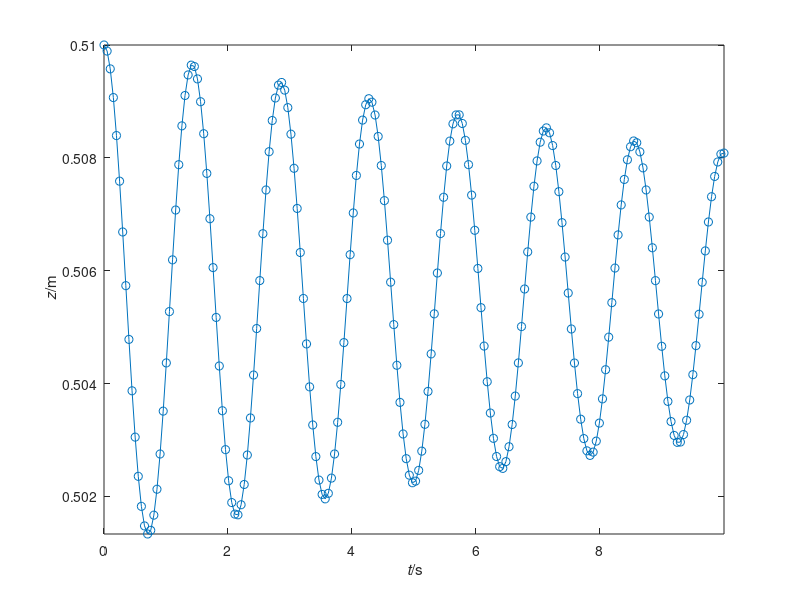
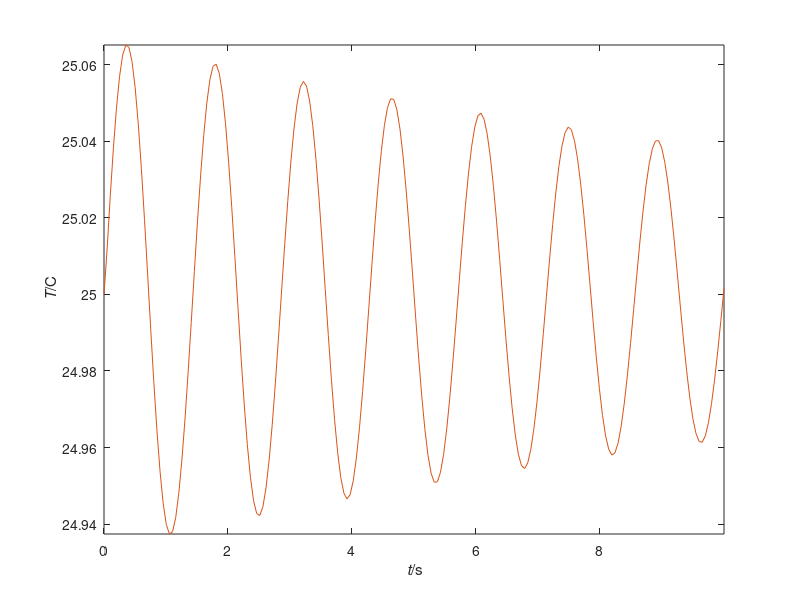
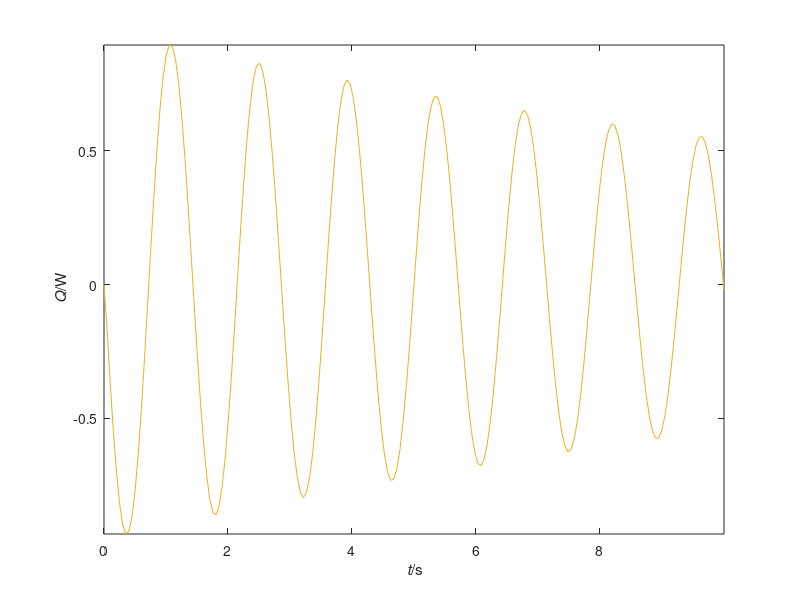

These figures' MATLAB source, in order:
%% SI units used throughout
%% Simulation of ideal gas in 1D
%% Coordinate z
N = 0.01; % amount of ideal gas
A = 0.01; % area of piston
z0 = 0.51; % initial position of mass above piston
v0 = 0; % initial velocity of mass above piston
T0 = 273.15+25; % initial temperature of gas
m = 5; % mass above piston
k = 80*sqrt(4*pi*A); % heat conductivity
%%
R = 8.31446261815; % gas constant
C = 3*R/2; % molar heat capacity
H = 18e-6 *4/3; % shear viscosity
g = 9.80665; % gravitational acceleration
G = -m*g; % supply of momentum to mass above piston
%%
t0 = 0; % initial time
t1 = 10; % final time, can also be earlier than initial
dt = 0.0001; % time step, negative if backward time integration %@
%% adjust final time if not multiple of timestep
t1 = t1 + mod(t1-t0,dt);
%% check if timestep and time interval are consistent
if (t1-t0)*dt <= 0
  error('time interval inconsistent with timestep');
end
%% Save values of all quantities at some steps during the simulation,
%% for subsequente analysis or plotting
%% (saving at all timesteps could be too costly)
Nsaves = 200; % number of timepoints to save during the simulation
%% Calculate time interval for saving
dsave = (t1-t0)/(Nsaves-1);
if abs(dsave) < abs(dt)
  error('time interval between saves is smaller than timestep')
end
%% Initialize vectors to contain saved values
tSave = nan(Nsaves,1);
zSave = nan(Nsaves,1);
vSave = nan(Nsaves,1);
TSave = nan(Nsaves,1);
FSave = nan(Nsaves,1);
%% Save initial values
i = 1; % index that keeps count of savepoints
tSave(1) = t0;
zSave(1) = z0;
vSave(1) = v0;
TSave(1) = T0;
FSave(1) = N*R*T0/z0 - A*H*v0/z0;
%% Initialize plot
cols = get(0, 'DefaultAxesColorOrder');
plot(tSave(1), zSave(1), 'o','Color',cols(1,:)); axis('tight');
xlabel('{\it t}/s'); ylabel('{\it z}/m'); hold on;
%% %@
%% Numerical time integration
%% Initialize
t = t0;
z = z0;
v = v0;
T = T0;
U = C*N*T0;
P = m*v0;
%% loop
while sign(dt)*t < sign(dt)*t1 % possible backward time integration
  %% update time
  t = t + dt;
  %% constitutive relation for force on mass above piston
  %% same as *minus* force on gas
  F = N*R*T/z - A*H*v/z;
  %% constitutive relation for heat flux
  Q = (T0 - T)*k*z;
  %% update internal energy of gas
  U = U + (Q - F*v)*dt;
  %% update temperature of gas
  T = U/(C*N);
  %% update momentum of mass above piston
  P = P + (F + G)*dt;
  %% update velocity of mass above piston
  v = P/m;
  %% update position of mass above piston
  z = z + v*dt; %@
  %% Check whether to save & plot at this step
  if min(abs([0 dsave] - mod(t-t0, dsave))) <= abs(dt)/2
    i = i+1;
    tSave(i) = t;
    zSave(i) = z;
    vSave(i) = v;
    TSave(i) = T;
    FSave(i) = F;
    plot(t, z, 'o','Color',cols(1,:));
    pause(0.001);
  end %@
end %@
%% Plot trajectory
plot(tSave,zSave,'-','Color',cols(1,:));
figure();
plot(tSave,TSave-273.15,'-','Color',cols(2,:)); axis('tight');
xlabel('{\it t}/s'); ylabel('{\it T}/C');
figure();
plot(tSave,(T0-TSave)*k.*zSave,'-','Color',cols(3,:)); axis('tight');
xlabel('{\it t}/s'); ylabel('{\it Q}/W');
